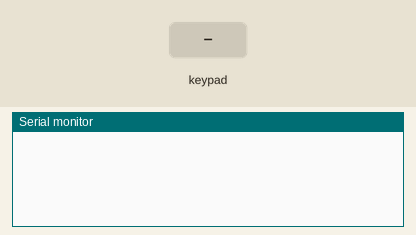
Simulated run of this sketch. Board: Arduino Uno, built with avr-gcc and run on an emulated ATmega328P. On the bench: the last lines printed to the serial monitor. Inputs (shaded band) come from the test bench.

Above: at 1.2 s.
1.3 s: keypad keys 1 2 3 4 D pressed 0.4 s apart
At 4.2 s:
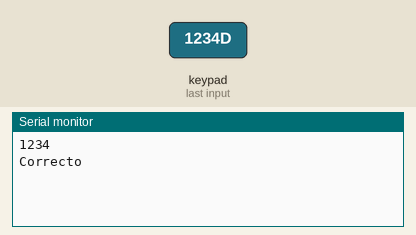
4.8 s: keypad keys 9 8 7 6 D pressed 0.4 s apart
At 6.9 s:
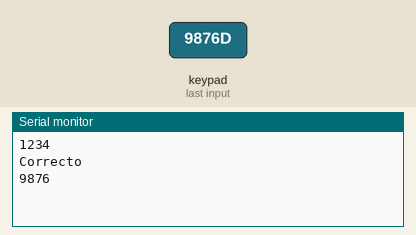

Measured:
- after the input at 1.3 s, the serial monitor: prints a new line after 1.6 s (image 1)
- after the input at 4.8 s, the serial monitor: prints a new line after 1.6 s (image 2)

The sketch:

p09_keypad.ino
```cpp
#include <Keypad.h>
const byte ROWS = 4; //cuatro filas
const byte COLS = 4; //cuatro columnas
char keys[ROWS][COLS] =
{
  {'1','2','3','A'},
  {'4','5','6','B'},
  {'7','8','9','C'},
  {'*','0','#','D'}
};
byte rowPins[ROWS] = {9, 8, 7, 6}; //conecta las filas a los pines 9,8,7,6
byte colPins[COLS] = {5, 4, 3, 2}; //conecta las columnas a los pines 5,4,3,2

Keypad keypad = Keypad( makeKeymap(keys), rowPins, colPins, ROWS, COLS );//Define el objeto
String cadena; //Variable para almacenar los digitos
char val; //variable de uso temporal para leer una tecla
void setup()
{
  Serial.begin(9600);
}

void loop()
{
  val = keypad.getKey(); //hace lectura del teclado
  if (val > 0) //Si val es mayor a 0, entonces existe una tecla valida
  {
    if(val == 'D')  //si la tecla 'D' es presionada
    {
      Serial.println(cadena); //muestra la cadena con los digitos ingresados
      if(cadena == "1234")  //si la cadena es igual a 1234
        Serial.println("Correcto"); //Muestra el mensaje correcto
       cadena = ""; //inicia la cadena
    }
    else
      cadena += String(val); //agrega el valor a la cadena
  }

}
```
